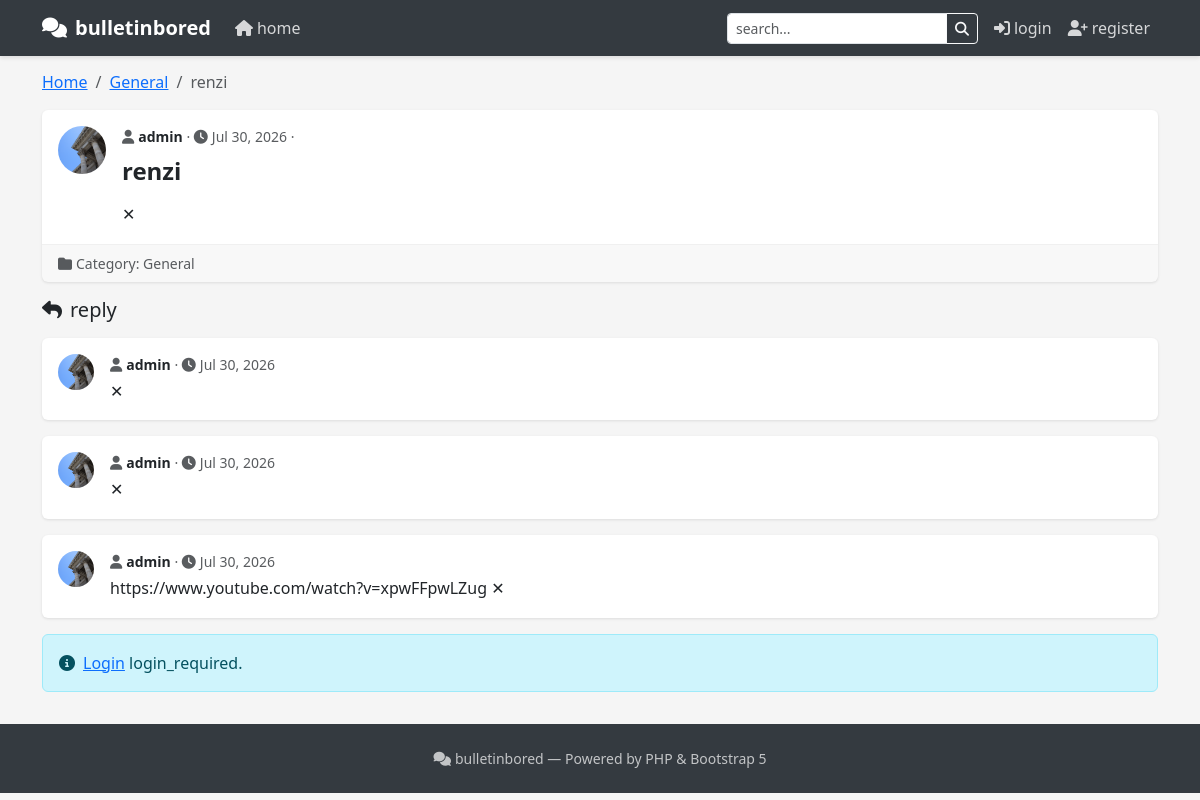
/thread/3-renzi, run on the app's committed database.
### tables this page shows
CREATE TABLE threads (
                id INTEGER PRIMARY KEY AUTOINCREMENT,
                category_id INTEGER,
                user_id INTEGER,
                title TEXT NOT NULL,
                content TEXT,
                status TEXT DEFAULT 'visible',
                created_at DATETIME DEFAULT CURRENT_TIMESTAMP,
                updated_at DATETIME DEFAULT CURRENT_TIMESTAMP
            );

CREATE TABLE categories (
                id INTEGER PRIMARY KEY AUTOINCREMENT,
                name TEXT NOT NULL,
                description TEXT,
                position INTEGER DEFAULT 0
            );

CREATE TABLE users (
                id INTEGER PRIMARY KEY AUTOINCREMENT,
                username TEXT UNIQUE NOT NULL,
                password TEXT NOT NULL,
                email TEXT,
                role TEXT DEFAULT 'user',
                avatar TEXT,
                created_at DATETIME DEFAULT CURRENT_TIMESTAMP
            );

CREATE TABLE posts (
                id INTEGER PRIMARY KEY AUTOINCREMENT,
                thread_id INTEGER,
                user_id INTEGER,
                content TEXT NOT NULL,
                status TEXT DEFAULT 'visible',
                created_at DATETIME DEFAULT CURRENT_TIMESTAMP
            );

### views/thread.php (the view, shortened to what the rows shown need)
<?php include __DIR__.'/header.php'; render_header(escape($thread['title'] ?? 'Thread')); ?>
    <nav aria-label="breadcrumb">
        <ol class="breadcrumb">
            <li class="breadcrumb-item"><a href="<?= url('home') ?>">Home</a></li>
            <li class="breadcrumb-item"><a href="<?= url('category', ['id' => $thread['category_id'] ?? 1]) ?>"><?= escape($thread['category_name'] ?? 'General') ?></a></li>
            <li class="breadcrumb-item active"><?= escape($thread['title'] ?? '') ?></li>
        </ol>
    </nav>
    <?php
    $threadDate = $thread['created_at'] ?? '';
    $threadFormattedDate = $threadDate ? date('M j, Y', strtotime($threadDate)) : '';
    ?>
    <div class="card thread-opening">
        <div class="d-flex p-3 align-items-start">
            <div class="thread-avatar me-3 flex-shrink-0">
                <?php if (!empty($thread['author_avatar'] ?? '')): ?>
                    <img src="<?= base_url() ?>/uploads/avatars/<?= escape($thread['author_avatar']) ?>" alt="Avatar" class="avatar-img">
                <?php else: ?>
                    <div class="avatar-circle"><?= strtoupper(escape($thread['author'][0] ?? 'U')) ?></div>
                <?php endif; ?>
            </div>
            <div class="flex-grow-1 min-w-0">
                <div class="d-flex justify-content-start mb-2">
                    <small class="text-muted thread-meta">
                        <i class="fas fa-user me-1"></i><strong><?= escape($thread['author']) ?></strong> &middot;
                        <i class="fas fa-clock me-1"></i><?= $threadFormattedDate ?> &middot;
                    </small>
                </div>
                <h1 class="h4 thread-title mb-3"><?= escape($thread['title'] ?? '') ?></h1>
                <div class="thread-content">
                    <?= marked_parse($thread['content'] ?? '') ?>
                </div>
            </div>
        </div>
        <div class="card-footer text-muted small">
            <i class="fas fa-folder me-1"></i>Category: <?= escape($thread['category_name'] ?? 'General') ?>
        </div>
    </div>
    <h5 class="mb-3"><i class="fas fa-reply me-2"></i><?= t('reply') ?></h5>
    <?php if (empty($posts ?? [])): ?>
        <div class="card"><div class="card-body text-center py-4 text-muted"><?= t('no_replies') ?></div></div>
    <?php else: ?>
        <?php foreach ($posts as $post):
            $postDate = $post['created_at'] ?? '';
            $postFormattedDate = $postDate ? date('M j, Y', strtotime($postDate)) : '';
        ?>
            <div class="card post-reply">
                <div class="d-flex p-3 align-items-start">
                    <div class="thread-avatar me-3 flex-shrink-0">
                        <?php if (!empty($post['author_avatar'] ?? '')): ?>
                            <img src="<?= base_url() ?>/uploads/avatars/<?= escape($post['author_avatar']) ?>" alt="Avatar" class="avatar-img small">
                        <?php else: ?>
                            <div class="avatar-circle small"><?= strtoupper(escape($post['author'][0] ?? 'U')) ?></div>
                        <?php endif; ?>
                    </div>
                    <div class="flex-grow-1 min-w-0">
                        <div class="d-flex justify-content-start mb-1">
                            <small class="text-muted thread-meta">
                                <i class="fas fa-user me-1"></i><strong><?= escape($post['author']) ?></strong> &middot;
                                <i class="fas fa-clock me-1"></i><?= $postFormattedDate ?>
                            </small>
                        </div>
                        <div class="post-content"><?= marked_parse($post['content'] ?? '') ?></div>
                    </div>
                </div>
            </div>
        <?php endforeach; ?>
    <?php endif; ?>
    <?php if (function_exists('is_logged_in') && is_logged_in()): ?>
        <div class="card">
            <div class="card-header"><i class="fas fa-reply me-2"></i><?= t('reply') ?></div>
            <div class="card-body">
                <form method="POST" action="<?= url('reply') ?>">
                    <input type="hidden" name="csrf_token" value="<?= generate_csrf_token() ?>">
                    <input type="hidden" name="thread_id" value="<?= $thread['id'] ?? '' ?>">
                    <div class="mb-3"><textarea name="content" class="form-control" rows="4" required></textarea></div>
                    <button type="submit" class="btn btn-forum"><i class="fas fa-paper-plane me-1"></i><?= t('submit_reply') ?></button>
                </form>
            </div>
        </div>
    <?php else: ?>
        <div class="alert alert-info"><i class="fas fa-info-circle me-2"></i><a href="<?= url('login') ?>">Login</a> <?= t('login_required') ?>.</div>
    <?php endif; ?>

### index.php (shortened to what the rows shown need)
<?php
require __DIR__.'/config.php';
$lang = $_GET['lang'] ?? $config['default_lang'] ?? 'en';
$translations = [];
$langFile = __DIR__.'/lang/'.$lang.'.php';
if (file_exists($langFile)) {
    $translations = include $langFile;
}
function t($key, $params = []) {
    global $translations;
    $text = $translations[$key] ?? $key;
    return $text;
}
function url($action, $params = []) {
    $base = base_url();
    $query = $params;
    switch ($action) {
        case 'category':
            $id = $params['id'] ?? 0;
            $slug = $params['slug'] ?? '';
            unset($query['id'], $query['slug']);
            return $base . '/category/' . $id . ($slug ? '-' . $slug : '') . (!empty($query) ? '?' . http_build_query($query) : '');
        default:
            return $base . '/?' . http_build_query(array_merge(['action' => $action], $params));
    }
}
$dbPath = $config['db_path'];
$dbDriver = $config['db_driver'] ?? 'sqlite';
if ($dbDriver === 'mysql') {
    $dsn = "mysql:host={$config['db_host']};dbname={$config['db_name']};charset=utf8mb4";
    $pdo = new PDO($dsn, $config['db_user'], $config['db_pass']);
    $pdo->setAttribute(PDO::ATTR_ERRMODE, PDO::ERRMODE_EXCEPTION);
    $pdo->setAttribute(PDO::ATTR_EMULATE_PREPARES, false);
    $tables = [
        "users" => "id INT AUTO_INCREMENT PRIMARY KEY, username VARCHAR(255) UNIQUE NOT NULL, password VARCHAR(255) NOT NULL, email VARCHAR(255), role VARCHAR(50) DEFAULT 'user', avatar VARCHAR(255), created_at DATETIME DEFAULT CURRENT_TIMESTAMP",
        "categories" => "id INT AUTO_INCREMENT PRIMARY KEY, name VARCHAR(255) NOT NULL, description TEXT, position INT DEFAULT 0",
        "threads" => "id INT AUTO_INCREMENT PRIMARY KEY, category_id INT, user_id INT, title TEXT, content TEXT, status VARCHAR(50) DEFAULT 'visible', created_at DATETIME DEFAULT CURRENT_TIMESTAMP, updated_at DATETIME DEFAULT CURRENT_TIMESTAMP",
        "posts" => "id INT AUTO_INCREMENT PRIMARY KEY, thread_id INT, user_id INT, content TEXT, status VARCHAR(50) DEFAULT 'visible', created_at DATETIME DEFAULT CURRENT_TIMESTAMP",
        "uploads" => "id INT AUTO_INCREMENT PRIMARY KEY, thread_id INT, post_id INT, user_id INT, filename VARCHAR(255), original_name VARCHAR(255), size INT, created_at DATETIME DEFAULT CURRENT_TIMESTAMP",
        "thread_watchers" => "id INT AUTO_INCREMENT PRIMARY KEY, thread_id INT NOT NULL, user_id INT NOT NULL, created_at DATETIME DEFAULT CURRENT_TIMESTAMP, UNIQUE KEY unique_watch (thread_id, user_id)"
    ];
    foreach ($tables as $name => $schema) {
        $pdo->exec("CREATE TABLE IF NOT EXISTS $name ($schema)");
    }
    $stmt = $pdo->query("SELECT COUNT(*) FROM users WHERE role='admin'");
    if ($stmt->fetchColumn() == 0) {
        $pdo->prepare("INSERT INTO users (username, password, role) VALUES (?, ?, 'admin')")
            ->execute([$config['admin_user'], password_hash($config['admin_pass'], PASSWORD_DEFAULT)]);
    }
    $pdo->prepare("INSERT IGNORE INTO categories (name, description, position) VALUES ('General', 'General discussion', 1)")->execute();
} else {
    if (!file_exists($dbPath)) {
        $pdo = new PDO('sqlite:'.$dbPath);
        $pdo->setAttribute(PDO::ATTR_ERRMODE, PDO::ERRMODE_EXCEPTION);
        $pdo->exec("
            CREATE TABLE users (
                id INTEGER PRIMARY KEY AUTOINCREMENT,
                username TEXT UNIQUE NOT NULL,
                password TEXT NOT NULL,
                email TEXT,
                role TEXT DEFAULT 'user',
                avatar TEXT,
                created_at DATETIME DEFAULT CURRENT_TIMESTAMP
            );
            CREATE TABLE categories (
                id INTEGER PRIMARY KEY AUTOINCREMENT,
                name TEXT NOT NULL,
                description TEXT,
                position INTEGER DEFAULT 0
            );
            CREATE TABLE threads (
                id INTEGER PRIMARY KEY AUTOINCREMENT,
                category_id INTEGER,
                user_id INTEGER,
                title TEXT NOT NULL,
                content TEXT,
                status TEXT DEFAULT 'visible',
                created_at DATETIME DEFAULT CURRENT_TIMESTAMP,
                updated_at DATETIME DEFAULT CURRENT_TIMESTAMP
            );
            CREATE TABLE posts (
                id INTEGER PRIMARY KEY AUTOINCREMENT,
                thread_id INTEGER,
                user_id INTEGER,
                content TEXT NOT NULL,
                status TEXT DEFAULT 'visible',
                created_at DATETIME DEFAULT CURRENT_TIMESTAMP
            );
            CREATE TABLE uploads (
                id INTEGER PRIMARY KEY AUTOINCREMENT,
                thread_id INTEGER,
                post_id INTEGER,
                user_id INTEGER,
                filename TEXT,
                original_name TEXT,
                size INTEGER,
                created_at DATETIME DEFAULT CURRENT_TIMESTAMP
            );
            CREATE TABLE thread_watchers (
                id INTEGER PRIMARY KEY AUTOINCREMENT,
                thread_id INTEGER NOT NULL,
                user_id INTEGER NOT NULL,
                created_at DATETIME DEFAULT CURRENT_TIMESTAMP,
                UNIQUE(thread_id, user_id)
            );
        ");
        $pdo->exec("INSERT INTO users (username, password, role) VALUES ('admin', '".password_hash($config['admin_pass'], PASSWORD_DEFAULT)."', 'admin')");
        $pdo->exec("INSERT INTO categories (name, description, position) VALUES ('General', 'General discussion', 1)");
    }
}
try {
    $cols = $pdo->query("PRAGMA table_info(users)")->fetchAll(PDO::FETCH_COLUMN);
    if (!in_array('email', $cols)) {
        $pdo->exec("ALTER TABLE users ADD COLUMN email TEXT");
    }
    if (!in_array('created_at', $cols)) {
        $pdo->exec("ALTER TABLE users ADD COLUMN created_at DATETIME DEFAULT CURRENT_TIMESTAMP");
    }
    if (!in_array('avatar', $cols)) {
        $pdo->exec("ALTER TABLE users ADD COLUMN avatar TEXT");
    }
} catch (PDOException $e) {}
function escape($s) { return htmlspecialchars($s, ENT_QUOTES, 'UTF-8'); }
function marked_parse($text) {
    return '<div class="markdown-content">' . $text . '</div>';
}
function is_logged_in() { return isset($_SESSION['user_id']); }
function is_admin() { return ($_SESSION['user_role'] ?? '') === 'admin'; }
function base_url() {
    static $baseUrl = null;
    if ($baseUrl === null) {
        if (!empty($config['base_url'])) {
            $baseUrl = rtrim($config['base_url'], '/');
        } else {
            $scriptName = $_SERVER['SCRIPT_NAME'] ?? '';
            $baseUrl = rtrim(str_replace('\\', '/', dirname($scriptName)), '/');
            if ($baseUrl === '' || $baseUrl === '\\') {
                $baseUrl = '';
            }
        }
    }
    return $baseUrl;
}
$action = $_GET['action'] ?? 'home';
try {
    if ($action === 'home' || $action === '') {
        $threads = $pdo->query("
            SELECT t.*, u.username as author, c.name as category_name
            FROM threads t
            LEFT JOIN users u ON t.user_id = u.id
            LEFT JOIN categories c ON t.category_id = c.id
            WHERE t.status = 'visible'
            ORDER BY t.created_at DESC
            LIMIT 20
        ")->fetchAll();
        $categories = $pdo->query("SELECT * FROM categories ORDER BY position")->fetchAll();
        include __DIR__.'/views/home.php';
    }
    elseif ($action === 'thread' && isset($_GET['id'])) {
        $threadId = (int)$_GET['id'];
        $stmt = $pdo->prepare("
            SELECT t.*, u.username as author, u.avatar as author_avatar, c.name as category_name
            FROM threads t
            LEFT JOIN users u ON t.user_id = u.id
            LEFT JOIN categories c ON t.category_id = c.id
            WHERE t.id = ?
        ");
        $stmt->execute([$threadId]);
        $thread = $stmt->fetch();
        $postPage = max(1, (int)($_GET['post_page'] ?? 1));
        $perPage = 5;
        $offset = ($postPage - 1) * $perPage;
        $postsStmt = $pdo->prepare("
            SELECT p.*, u.username as author, u.avatar as author_avatar
            FROM posts p
            LEFT JOIN users u ON p.user_id = u.id
            WHERE p.thread_id = ? AND p.status = 'visible'
            ORDER BY p.created_at ASC
            LIMIT ? OFFSET ?
        ");
        $postsStmt->execute([$threadId, $perPage, $offset]);
        $posts = $postsStmt->fetchAll();
        include __DIR__.'/views/thread.php';
    }
    elseif ($action === 'new_thread') {
        if (!is_logged_in()) {
            die('Login required');
        }
        $categories = $pdo->query("SELECT * FROM categories ORDER BY position")->fetchAll();
        include __DIR__.'/views/new_thread.php';
    }
    elseif ($action === 'login') {
        if (is_logged_in()) {
            redirect(url('home'));
        }
        include __DIR__.'/views/login.php';
    }
    elseif ($action === 'register') {
        include __DIR__.'/views/register.php';
    }
    elseif ($action === 'logout') {
        session_destroy();
        redirect(url('home'));
    }
    elseif ($action === 'edit_profile') {
        if (!is_logged_in()) {
            die('Login required');
        }
        include __DIR__.'/views/edit_profile.php';
    }
    elseif ($action === 'admin_moderation') {
        if (!is_admin()) {
            die('Admin required');
        }
        include __DIR__.'/views/admin_moderation.php';
    }
    elseif ($action === 'admin_categories') {
        if (!is_admin()) {
            die('Admin required');
        }
        include __DIR__.'/views/admin_categories.php';
    }
    elseif ($action === 'admin_users') {
        if (!is_admin()) {
            die('Admin required');
        }
        include __DIR__.'/views/admin_users.php';
    }
    elseif ($action === 'admin_settings') {
        if (!is_admin()) {
            die('Admin required');
        }
        include __DIR__.'/views/admin_settings.php';
    }
    elseif ($action === 'forgot_password') {
        include __DIR__.'/views/forgot_password.php';
    }
    elseif ($action === 'reset_password' && isset($_GET['token'])) {
        include __DIR__.'/views/reset_password.php';
    }
    else {
        http_response_code(404);
        echo 'Page not found';
    }
} catch (Exception $e) {
    error_log($e->getMessage());
    http_response_code(500);
    echo 'An error occurred. Please try again later.';
}
?>

### data on the page
threads: category.name "General", title "renzi", user.avatar (picture), user.username "admin", created_at "Jul 30, 2026", content "✕"
posts: user.avatar (picture), user.username "admin", created_at "Jul 30, 2026", content "✕"
posts: user.avatar (picture), user.username "admin", created_at "Jul 30, 2026", content "✕"
posts: user.avatar (picture), user.username "admin", created_at "Jul 30, 2026", content "https://www.youtube.com/watch?v=xpwFFpwLZug ✕"

### other printed values
$siteName "bulletinbored"
t('home') "home"
t('login') "login"
t('register') "register"
t('reply') "reply"
t('login_required') "login_required"
$GLOBALS['config']['site_name'] "bulletinbored"
